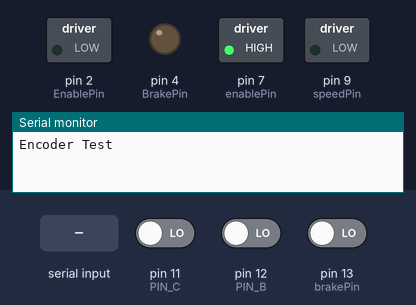
Simulated run of this sketch. Board: Arduino Uno, built with avr-gcc and run on an emulated ATmega328P. On the bench: switched loads named in the sketch (green lamp = pin HIGH), output pins drawn as LEDs (lit = HIGH), the last lines printed to the serial monitor. Inputs (shaded band) come from the test bench; at power-on: pin 11 (PIN_C) LOW, pin 12 (PIN_B) LOW, pin 13 (brakePin) LOW.

Above: at 1.2 s.
1.3 s: "90,45\n" received over Serial
At 2.9 s:
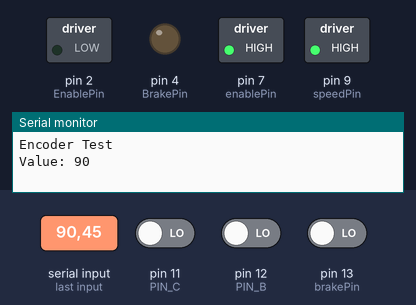
3.8 s: "30,150\n" received over Serial
At 6.0 s:
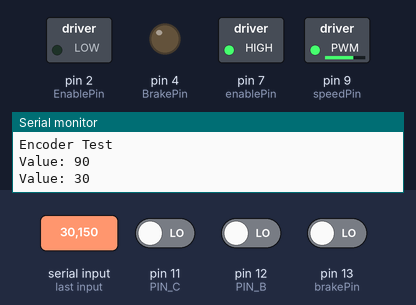
6.3 s: "200\n" received over Serial
At 7.8 s:
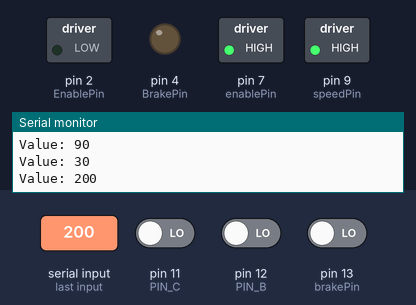
12.4 s: "trackPositionS" received over Serial
At 14.0 s:
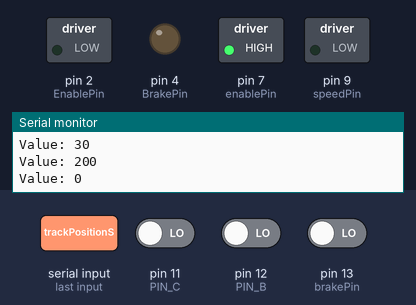
Timing chart, 0 to 15.5 s (numbered marks = the images above; inputs shaded):
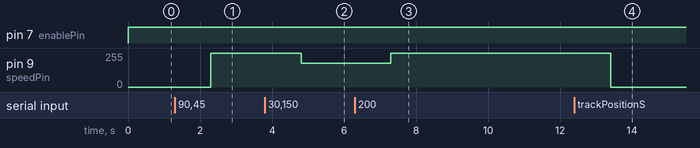

The sketch:

HallEffect_Sensor_Practice.ino
```cpp
#include "hallEncoder120.h"
#include "brushlessControl.h"
#include "Error.h"
#define HALLA 13    // A is Gray wire
#define HALLB 12    // B is Green wire
#define HALLC 11    // C is White wire
Aarons_Encoder steer(HALLA, HALLB, HALLC);

#define EnablePin 2
#define DirectionPin 7
#define BrakePin 4
#define potPin 9
brushlessControl BLMotor(EnablePin, BrakePin, DirectionPin, potPin);

Error posError;

String inString;
int desiredPos = 0;
int Kp = 12;


void setup() {
  Serial.begin(9600);
  Serial.println("Encoder Test");
}

/* Functions used: Defined below. Don't Change this! */
int conversion(char* str,int* sign);
void typeMotorSpeed( void );
void DriveMotor( void );

void loop() {
  typeMotorSpeed();
  steer.readPinsD();
  steer.trackPositionS();
  posError.takeErrorReading(desiredPos,steer.getPosition());
  DriveMotor();
//  steer.printMessage("Position: ",steer.getPosition());
  //Serial.print(posError.getSign());
  //Serial.print(" ");
  //steer.printMessage("Error: ", posError.getError());
//  steer.highPin();
//  steer.printMessage("Position: ",steer.getPosition());
//  steer.timeFunction("trackPositionS");
//  steer.timeFunction("trackPositionEI");
}


/* Test this! */
void DriveMotor(void){
  BLMotor.setDirection(posError.getSign());
  if(posError.getError() < 2){
    BLMotor.setMotorSpeed(0);
  }
  else{
    BLMotor.setMotorSpeed(Kp*posError.getError());
  }
  BLMotor.runMotor();
}

/* Don't Change this! */
void typeMotorSpeed( void ){
  if(Serial.available()){
    inString = Serial.readString();
    desiredPos = inString.toInt();
    Serial.print("Value: ");
    Serial.println(desiredPos);
    inString = "";
  }
}
```

Error.h
```cpp
#pragma once
class Error {
private:
  int Err;
  bool sign = false;
public:
  void takeErrorReading(int* desired, int* actual) {
    Err = desired - actual;
    if (Err < 0) {
      sign = false;
      Err = -1 * Err;
    }
    else {
      sign = true;
    }
  }
  bool getSign(void) {
    return sign;
  }
  int getError(void) {
    return Err;
  }
};
```

brushlessControl.h
```cpp
class brushlessControl {
private:
#define CW true
#define CCW false
#define BRAKE true
#define NO_BRAKE false
#define ENABLE false
#define NOT_ENABLE true
  int enablePin = 7;
  int brakePin = 13;
  int directionPin = 8;
  int speedPin = 9;
  bool dir;
  int motorSpeed = 0;
public:
  brushlessControl(int _enablePin, int _brakePin, int _directionPin, int _speedPin) :
    enablePin(_enablePin),
    brakePin(_brakePin),
    directionPin(_directionPin),
    speedPin(_speedPin){
    pinMode(directionPin, OUTPUT);
    pinMode(brakePin, OUTPUT);
    pinMode(enablePin, OUTPUT);
    pinMode(speedPin, OUTPUT);
  }
  void runMotor(void) {
    digitalWrite(directionPin, dir);
    digitalWrite(enablePin, ENABLE);
    digitalWrite(brakePin, NO_BRAKE);
    analogWrite(speedPin, motorSpeed);
  }

  void setMotorSpeed(int _speed) {
    if (_speed > 255) {
      motorSpeed = 255;
    }
    else {
      motorSpeed = _speed;
    }
  }
  void coastMotor(void) {
    digitalWrite(enablePin, NOT_ENABLE);
  }
  void stopMotor(void) {
    digitalWrite(enablePin, NOT_ENABLE);
    digitalWrite(brakePin, BRAKE);
  }

  void setDirection(bool val) {
    dir = val;
  }

  bool getDirection(void) {
    return dir;
  }
  int getSpeed(void) {
    return motorSpeed;
  }
};
```

hallEncoder120.h
```cpp
class Aarons_Encoder {
  /* Using an encoder that has 3 hall effect sensors and that are read
  4 times per revolution.  24 readings/360 degrees*/
private:
#define A 'a'
#define B 'b'
#define C 'c'
#define AB 'd'
#define BC 'e'
#define CA 'f'
  int PIN_A = 13;
  int PIN_B = 12;
  int PIN_C = 11;
  bool flagA = false;
  bool flagB = false;
  bool flagC = false;
  long pos = 0;
  int thresh = 2;
  char sensorOn;
  char oldSensorOn;
public:
  /* Defaults to PIN_A = 13, PIN_B = 12, PIN_C = 11.
  This constructor assigns pins to where user would like them to be on*/
  Aarons_Encoder(int pin_A, int pin_B, int pin_C) :
    PIN_A(pin_A),
    PIN_B(pin_B),
    PIN_C(pin_C)
  {
    pinMode(pin_A, INPUT);
    pinMode(pin_B, INPUT);
    pinMode(pin_C, INPUT);
  }

  /* This function reads using the digital Read function.  This takes about 16 microsencds to read 3 pins*/
  void readPinsD(void) {
    flagA = digitalRead(PIN_A);
    flagB = digitalRead(PIN_B);
    flagC = digitalRead(PIN_C);
    oldSensorOn = sensorOn;
    if (flagA && !flagB && !flagC) {
      sensorOn = A;
    }
    else if (!flagA && flagB && !flagC) {
      sensorOn = B;
    }
    else if (!flagA && !flagB && flagC) {
      sensorOn = C;
    }
    else if (flagA && flagB && !flagC) {
      sensorOn = AB;
    }
    else if (!flagA && flagB && flagC) {
      sensorOn = BC;
    }
    else if (flagA && !flagB && flagC) {
      sensorOn = CA;
    }
  }

  /* This function reads using the anolog Read function.  This takes about 336 microseconds to read 3 pins*/
  void readPinsA(void) {
    flagA = analogRead(PIN_A) > thresh ? true : false;
    flagB = analogRead(PIN_B) > thresh ? true : false;
    flagC = analogRead(PIN_C) > thresh ? true : false;
    if (flagA && !flagB && !flagC) {
      oldSensorOn = sensorOn;
      sensorOn = A;
    }
    else if (!flagA && flagB && !flagC) {
      oldSensorOn = sensorOn;
      sensorOn = B;
    }
    else if (!flagA && !flagB && flagC) {
      oldSensorOn = sensorOn;
      sensorOn = C;
    }
    else if (flagA && flagB && !flagC) {
      oldSensorOn = sensorOn;
      sensorOn = AB;
    }
    else if (!flagA && flagB && flagC) {
      oldSensorOn = sensorOn;
      sensorOn = BC;
    }
    else if (flagA && !flagB && flagC) {
      oldSensorOn = sensorOn;
      sensorOn = CA;
    }
  }

  /* This function will follow what direction the pin is traveling and counts the amount of steps it will take*/
  int trackPositionS(void) {
    /*+: A -> AB -> B -> BC -> C -> CA
      -: CA -> C -> BC -> B -> AB -> A*/
    switch (sensorOn) {
    case A:
      Serial.print("Case A");
      switch (oldSensorOn) {
      case CA:
        ++pos;
        break;
      case AB:
        --pos;
        break;
      case C:
        pos += 2;
        break;
      case B:
        pos -= 2;
        break;
      default:
        break;
      }
      break;
    case B:
      Serial.print("Case B");
      switch (oldSensorOn) {
      case AB:
        ++pos;
        break;
      case BC:
        --pos;
        break;
      case A:
        pos += 2;
        break;
      case C:
        pos -= 2;
        break;
      default:
        break;
      }
      break;
    case C:
      Serial.print("Case C");
      switch (oldSensorOn) {
      case BC:
        ++pos;
        break;
      case CA:
        --pos;
        break;
      case B:
        pos += 2;
        break;
      case A:
        pos -= 2;
        break;
      default:
        break;
      }
      break;
      /*+: A -> AB -> B -> BC -> C -> CA
      -: CA -> C -> BC -> B -> AB -> A*/
    case AB:
      Serial.print("Case AB");
      switch (oldSensorOn) {
      case A:
        ++pos;
        break;
      case B:
        --pos;
        break;
      case CA:
        pos += 2;
        break;
      case BC:
        pos -= 2;
        break;
      default:
        break;
      }
      break;
    case BC:
      Serial.print("Case BC");
      switch (oldSensorOn) {
      case B:
        ++pos;
        break;
      case C:
        --pos;
        break;
      case AB:
        pos += 2;
        break;
      case CA:
        pos -= 2;
        break;
      default:
        break;
      }
      break;
    case CA:
      Serial.print("Case CA");
      switch (oldSensorOn) {
      case C:
        ++pos;
        break;
      case A:
        --pos;
        break;
      case BC:
        pos += 2;
        break;
      case AB:
        pos -= 2;
        break;
      default:
        break;
      }
      break;
    default:
      break;
    }
  }

  int trackPositionEI(void) {
    /*+: A -> AB -> B -> BC -> C -> CA
    -: CA -> C -> BC -> B -> AB -> A*/
    if (sensorOn == A){
      if (oldSensorOn == CA) {
        ++pos;
      }
      else if (oldSensorOn == AB) {
        --pos;
      }
      else if (oldSensorOn == C) {
        pos += 2;
      }
      else if (oldSensorOn == B){
        pos -= 2;
      }
    }
      /*+: A -> AB -> B -> BC -> C -> CA
      -: CA -> C -> BC -> B -> AB -> A*/
    else if (sensorOn == B) {
      if (oldSensorOn == AB) {
        ++pos;
      }
      else if (oldSensorOn == BC) {
        --pos;
      }
      else if (oldSensorOn == A) {
        pos += 2;
      }
      else if (oldSensorOn == C) {
        pos -= 2;
      }
    }
      /*+: A -> AB -> B -> BC -> C -> CA
      -: CA -> C -> BC -> B -> AB -> A*/
    else if (sensorOn == C) {
      if (oldSensorOn == BC) {
        ++pos;
      }
      else if (oldSensorOn == CA) {
        --pos;
      }
      else if (oldSensorOn == B) {
        pos += 2;
      }
      else if (oldSensorOn == A) {
        pos -= 2;
      }
    }
      /*+: A -> AB -> B -> BC -> C -> CA
      -: CA -> C -> BC -> B -> AB -> A*/
    else if (sensorOn == AB) {
      if (oldSensorOn == A) {
        ++pos;
      }
      else if (oldSensorOn == B) {
        --pos;
      }
      else if (oldSensorOn == CA) {
        pos += 2;
      }
      else if (oldSensorOn == BC) {
        pos -= 2;
      }
    }
    else if(sensorOn == BC){
      if (oldSensorOn == B) {
        ++pos;
      }
      else if (oldSensorOn == C) {
        --pos;
      }
      else if (oldSensorOn == AB) {
        pos += 2;
      }
      else if (oldSensorOn == CA) {
        pos -= 2;
      }
    }
      /*+: A -> AB -> B -> BC -> C -> CA
      -: CA -> C -> BC -> B -> AB -> A*/
    else if( sensorOn == CA){
      if (oldSensorOn == C) {
        ++pos;
      }
      else if (oldSensorOn == A) {
        --pos;
      }
      else if (oldSensorOn == BC) {
        pos += 2;
      }
      else if (oldSensorOn == AB) {
        pos -= 2;
      }
    }
  }
  /* This function returns the position of the pin that it's sitting at*/
  int getPosition(void) {
    return pos;
  }

  /* This function allows me to change the position of the Pin, If hit like a limit switch, changes to desired value*/
  int setPosition(int newPosition) {
    pos = newPosition;
  }

  /* This function prints out what pin is currently on*/
  void highPin() {
    Serial.println(sensorOn);
  }

  /* This function allows me to print out something to do with the encoder*/
  void printMessage(auto message, int value) {
    Serial.print(message);
    Serial.println(value);
  }

  /* this function times certain functions above that will be used a lot so I can opitimize code*/
  void timeFunction(auto Function) {
    int t1, t2;
    if (Function == "trackPositionS") {
      // This took 42 microseconds at max and 4 microseconds a majority of the time using else if
      // This takes 12 microseconds at max and 8 microseconds a majority of the time using switch-case
      t1 = micros();
      trackPositionS();
      t2 = micros();
    }
    else if (Function == "trackPositionEI") {
      t1 = micros();
      trackPositionEI();
      t2 = micros();
    }
    else if (Function == "readPinsA") {
      t1 = micros();
      readPinsA();
      t2 = micros();
    }
    else if (Function == "readPinsD"){
      t1 = micros();
      readPinsD();
      t2 = micros();
    }
    else {
      Serial.print("Not Noticed");
    }
    Serial.print("Time to Perform");
    Serial.print(Function);
    Serial.print(": ");
    Serial.println(t2 - t1);
  }

  void getPlotData(void) {
    int t1 = micros()*1000;
    while (1) {
      readPinsD();
      trackPositionS();
      Serial.print(micros()*1000 - t1);
      Serial.print(' ');
      Serial.println(pos);
    }
  }
};
```

Measured:
- after the input at 1.3 s, pin 9 (speedPin): 0/255 → 255/255 after 1.0 s
- after the input at 3.8 s, pin 9 (speedPin): 255/255 → 180/255 after 1.0 s
- after the input at 6.3 s, pin 9 (speedPin): 180/255 → 255/255 after 1.0 s
- after the input at 12.4 s, pin 9 (speedPin): 255/255 → 0/255 after 1.0 s
